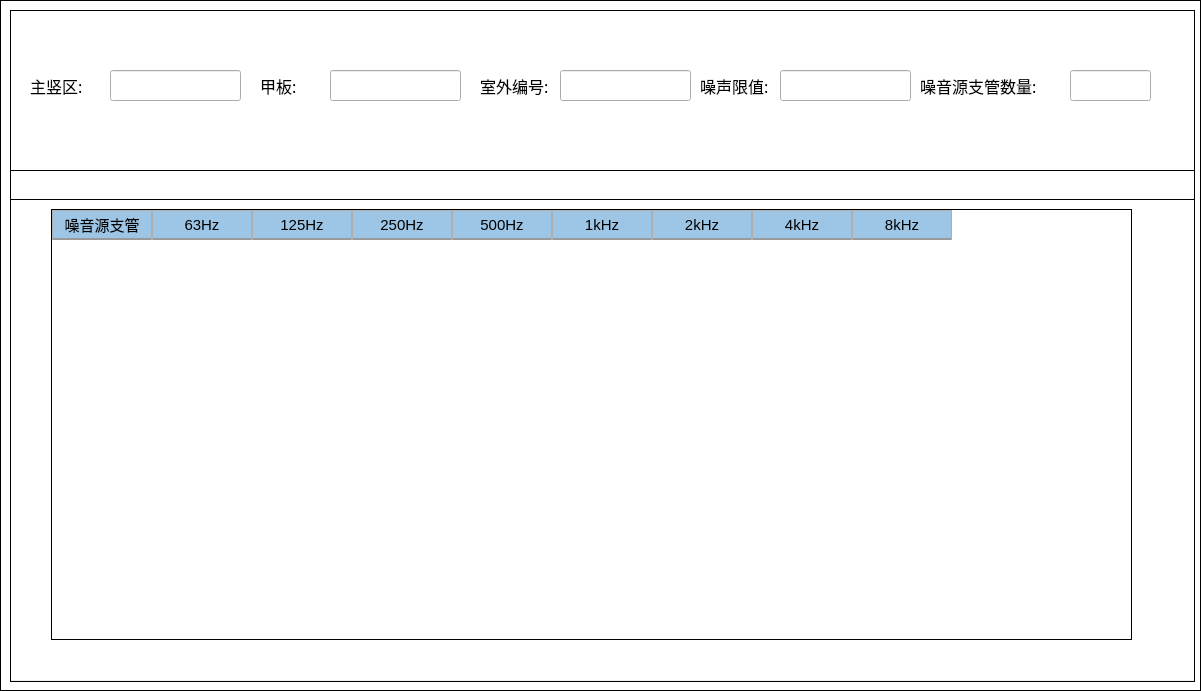
<?xml version="1.0" encoding="UTF-8"?>
<ui version="4.0">
 <class>outer_before</class>
 <widget class="QWidget" name="outer_before">
  <property name="geometry">
   <rect>
    <x>0</x>
    <y>0</y>
    <width>1201</width>
    <height>691</height>
   </rect>
  </property>
  <property name="windowTitle">
   <string>Form</string>
  </property>
  <property name="styleSheet">
   <string notr="true">#outer_before
{
	background-color: rgb(255, 255, 255);
	border:1px solid black;
}</string>
  </property>
  <widget class="QScrollArea" name="scrollArea">
   <property name="geometry">
    <rect>
     <x>10</x>
     <y>199</y>
     <width>1185</width>
     <height>483</height>
    </rect>
   </property>
   <property name="styleSheet">
    <string notr="true">#scrollArea
{
border:1px solid black;
border-top:none;

}</string>
   </property>
   <property name="widgetResizable">
    <bool>true</bool>
   </property>
   <widget class="QWidget" name="scrollAreaWidgetContents">
    <property name="geometry">
     <rect>
      <x>0</x>
      <y>0</y>
      <width>1183</width>
      <height>481</height>
     </rect>
    </property>
    <property name="styleSheet">
     <string notr="true">background-color: rgb(255, 255, 255);</string>
    </property>
    <widget class="QTableWidget" name="tableWidget">
     <property name="geometry">
      <rect>
       <x>40</x>
       <y>10</y>
       <width>1081</width>
       <height>431</height>
      </rect>
     </property>
     <property name="styleSheet">
      <string notr="true">/*设置标题(包括垂直+水平的)*/
QHeaderView
{							
	
	font-size: 15px;				/*字大小*/
	font-family: '黑体';
	/*border: 1px solid #B4B4B4;*/
	border:none;
    /*border-bottom: 2px solid #999999; */		/*下边框颜色*/
    /*background: #9DC6E6;*/				/*背景浅蓝色*/ 
	min-height:30px;
	text-align: center;	       
}


/*设置标题(水平的)*/
QHeaderView::section:horizontal { 					
        border: 1px solid #AFAFAF; 			/*间隔颜色*/
	    border-bottom: 2px solid #999999; 							
        color: black;
        background: #9DC6E6;
}

/*设置鼠标停留状态*/
QHeaderView::section:horizontal:hover 
{			
        color: black;							/*字体白色*/
        background: #82AFC9;				/*背景深蓝色*/
}

/*设置鼠标按下状态*/
QHeaderView::section:horizontal:pressed 
{			
        color: black;
        background: #82AFC9;
		border-bottom: 3px solid #037BFC;				
}


QTableWidget 
{
		font-size: 14px;				/*10榜*/
		font-family: '黑体';				
		color : black;				
        border: 1px solid #000000;		
        background: white;
        gridline-color: #E0E0E0;	
        text-align: center;	
        outline:0px;			/*禁止焦点*/
}

/*设置选中的视图项*/
QTableWidget::item:selected
{				    
		border: 2px solid #0398FC;	
        color : black;				
}</string>
     </property>
     <column>
      <property name="text">
       <string>噪音源支管</string>
      </property>
     </column>
     <column>
      <property name="text">
       <string>63Hz</string>
      </property>
     </column>
     <column>
      <property name="text">
       <string>125Hz</string>
      </property>
     </column>
     <column>
      <property name="text">
       <string>250Hz</string>
      </property>
     </column>
     <column>
      <property name="text">
       <string>500Hz</string>
      </property>
     </column>
     <column>
      <property name="text">
       <string>1kHz</string>
      </property>
     </column>
     <column>
      <property name="text">
       <string>2kHz</string>
      </property>
     </column>
     <column>
      <property name="text">
       <string>4kHz</string>
      </property>
     </column>
     <column>
      <property name="text">
       <string>8kHz</string>
      </property>
     </column>
    </widget>
   </widget>
  </widget>
  <widget class="QWidget" name="widget" native="true">
   <property name="geometry">
    <rect>
     <x>10</x>
     <y>169</y>
     <width>1185</width>
     <height>31</height>
    </rect>
   </property>
   <property name="styleSheet">
    <string notr="true">
#widget
{
border:1px solid black;

}

QLabel
{
font-family: '黑体';
font-size: 16px;
}

QPushButton
{
font-family: '黑体';
}</string>
   </property>
  </widget>
  <widget class="QWidget" name="widget_info" native="true">
   <property name="geometry">
    <rect>
     <x>10</x>
     <y>10</y>
     <width>1185</width>
     <height>161</height>
    </rect>
   </property>
   <property name="styleSheet">
    <string notr="true">#widget_info
{
	background-color: rgb(255, 255, 255);
	border:1px solid black;
}

QLabel
{
font-family: '黑体';
font-size: 16px;
}

QLineEdit
{
font-family: '黑体';
}</string>
   </property>
   <widget class="QLabel" name="label_3">
    <property name="geometry">
     <rect>
      <x>20</x>
      <y>60</y>
      <width>61</width>
      <height>31</height>
     </rect>
    </property>
    <property name="font">
     <font>
      <family>黑体</family>
      <pointsize>-1</pointsize>
     </font>
    </property>
    <property name="text">
     <string>主竖区:</string>
    </property>
   </widget>
   <widget class="QLabel" name="label_5">
    <property name="geometry">
     <rect>
      <x>250</x>
      <y>60</y>
      <width>61</width>
      <height>31</height>
     </rect>
    </property>
    <property name="font">
     <font>
      <family>黑体</family>
      <pointsize>-1</pointsize>
     </font>
    </property>
    <property name="text">
     <string>甲板: </string>
    </property>
   </widget>
   <widget class="QLabel" name="label_6">
    <property name="geometry">
     <rect>
      <x>470</x>
      <y>60</y>
      <width>81</width>
      <height>31</height>
     </rect>
    </property>
    <property name="font">
     <font>
      <family>黑体</family>
      <pointsize>-1</pointsize>
     </font>
    </property>
    <property name="text">
     <string>室外编号: </string>
    </property>
   </widget>
   <widget class="QLabel" name="label_7">
    <property name="geometry">
     <rect>
      <x>690</x>
      <y>60</y>
      <width>81</width>
      <height>31</height>
     </rect>
    </property>
    <property name="font">
     <font>
      <family>黑体</family>
      <pointsize>-1</pointsize>
     </font>
    </property>
    <property name="text">
     <string>噪声限值: </string>
    </property>
   </widget>
   <widget class="QLabel" name="label_9">
    <property name="geometry">
     <rect>
      <x>910</x>
      <y>60</y>
      <width>131</width>
      <height>31</height>
     </rect>
    </property>
    <property name="font">
     <font>
      <family>黑体</family>
      <pointsize>-1</pointsize>
     </font>
    </property>
    <property name="text">
     <string>噪音源支管数量:</string>
    </property>
   </widget>
   <widget class="QLineEdit" name="lineEdit_zhushuqu">
    <property name="geometry">
     <rect>
      <x>100</x>
      <y>60</y>
      <width>131</width>
      <height>31</height>
     </rect>
    </property>
   </widget>
   <widget class="QLineEdit" name="lineEdit_deck">
    <property name="geometry">
     <rect>
      <x>320</x>
      <y>60</y>
      <width>131</width>
      <height>31</height>
     </rect>
    </property>
   </widget>
   <widget class="QLineEdit" name="lineEdit_room_number">
    <property name="geometry">
     <rect>
      <x>550</x>
      <y>60</y>
      <width>131</width>
      <height>31</height>
     </rect>
    </property>
   </widget>
   <widget class="QLineEdit" name="lineEdit_noise_limit">
    <property name="geometry">
     <rect>
      <x>770</x>
      <y>60</y>
      <width>131</width>
      <height>31</height>
     </rect>
    </property>
   </widget>
   <widget class="QLineEdit" name="lineEdit_duct_num">
    <property name="geometry">
     <rect>
      <x>1060</x>
      <y>60</y>
      <width>81</width>
      <height>31</height>
     </rect>
    </property>
   </widget>
  </widget>
 </widget>
 <resources/>
 <connections/>
</ui>
